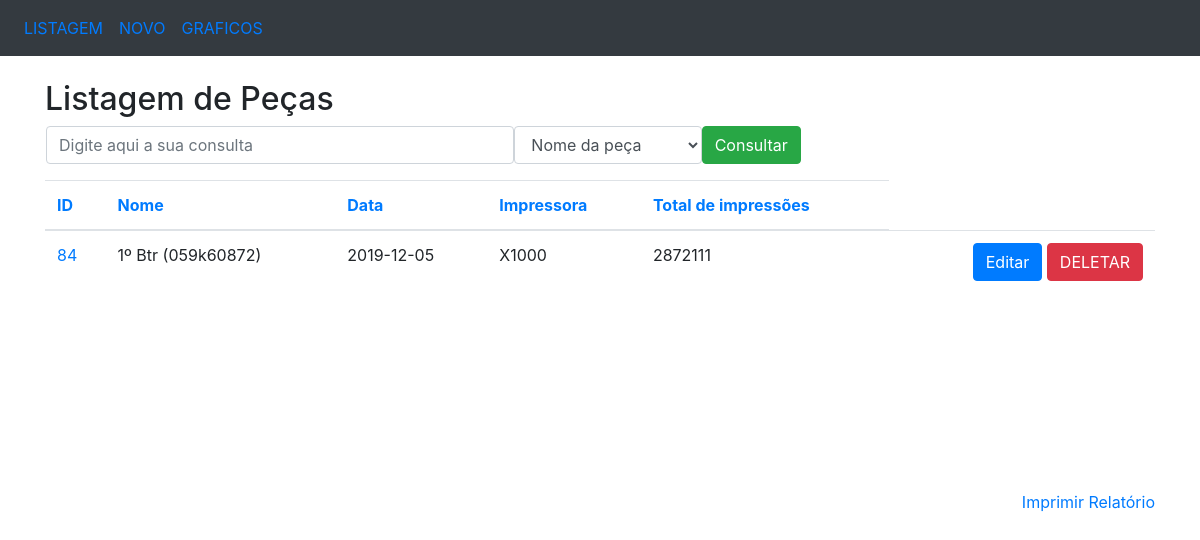
Page /listagem/84/ on the committed database.
### crud/models.py (models this page shows, shortened)
class Pessoa(models.Model):
	nome = models.CharField(max_length=100)
	idade = models.CharField(max_length=100)
	sexo = models.CharField(max_length=1)
	salario = models.IntegerField()

### crud/views.py (the view)
# urls.py: path('listagem/<int:id>/', selecao),
def selecao(request, id):
	titulo = 'Listagem de Peças'
	pessoa = Pessoa.objects.get(id=id)
	return render(request, 'listagem.html', {'titulo': titulo, 'pessoas': [pessoa]})

### crud/templates/listagem.html (shortened to what this page needs)
<!DOCTYPE html>
<html>
<head>
	<link rel="stylesheet" href="https://maxcdn.bootstrapcdn.com/bootstrap/4.3.1/css/bootstrap.min.css">
</head>
<body>
	<nav class="navbar navbar-expand-sm bg-dark">
		<ul class="navbar-nav">
			<li class="nav-item">
				<a class="nav-link" href="/crud/listagem">LISTAGEM</a>
			</li>
			<li class="nav-item">
				<a class="nav-link" href="/crud/insercao">NOVO</a>
			</li>
			<li class="nav-item">
				<a class="nav-link" href="/crud/graficos">GRAFICOS</a>
			</li>
		</ul>
	</nav>
	<br>
	<div class="container">
		<h2>{{titulo}}</h2>
		<form action="/crud/consulta/" method="POST" name="frm_consulta" class="ml-3">{% csrf_token %}
			<div class="form-group">
				<div class="row">
					<input type="text" class="form-control col-md-5" name="consulta"
					placeholder="Digite aqui a sua consulta">
					<select class="form-control col-md-2" name="campo">
						<option value="nome">Nome da peça</option>
					</select>
					<button type="submit" class="btn btn-success">Consultar</button>
				</div>
			</div>
		</form>
		<div style="overflow-y: scroll; height: 310px; width: 100%;" align="center">
			<table class="table">
				<thead>
					<tr>
						<th><a href="/crud/ordenacao/id">ID</a></th>
						<th><a href="/crud/ordenacao/nome">Nome</a></th>
						<th><a href="/crud/ordenacao/idade">Data</a></th>
						<th><a href="/crud/ordenacao/sexo">Impressora</a></th>
						<th><a href="/crud/ordenacao/salario">Total de impressões</a></th>
					</tr>
				</thead>
				<tbody>
					{% for pessoa in pessoas %}
					<tr>
						<td nowrap="true">
							<a href="/crud/listagem/{{pessoa.id}}">{{pessoa.id}}</a>
						</td>
						<td nowrap="true">{{pessoa.nome}}</td>
						<td nowrap="true">{{pessoa.idade}}</td>
						<td nowrap="true">{{pessoa.sexo}}</td>
						<td nowrap="true">{{pessoa.salario}}</td>
						<td nowrap="true" align="right">
							<a href="/crud/edicao/{{pessoa.id}}"
							class="btn btn-primary" role="button">
								Editar
							</a>
							<a href="/crud/delecao/{{pessoa.id}}"
							class="btn btn-danger" role="button">
								DELETAR
							</a>
						</td>
					</tr>
					{% endfor %}
				</tbody>
			</table>
		</div>
		<a href="#" style="float: right;" onclick="relatorio()">Imprimir Relatório</a>
	</div>
</body>
</html>

### rows in the picture
Pessoa: id "84", nome "1º Btr (059k60872)", idade "2019-12-05", sexo "X1000", salario "2872111"

### other values in the picture
{{ titulo }} "Listagem de Peças"
